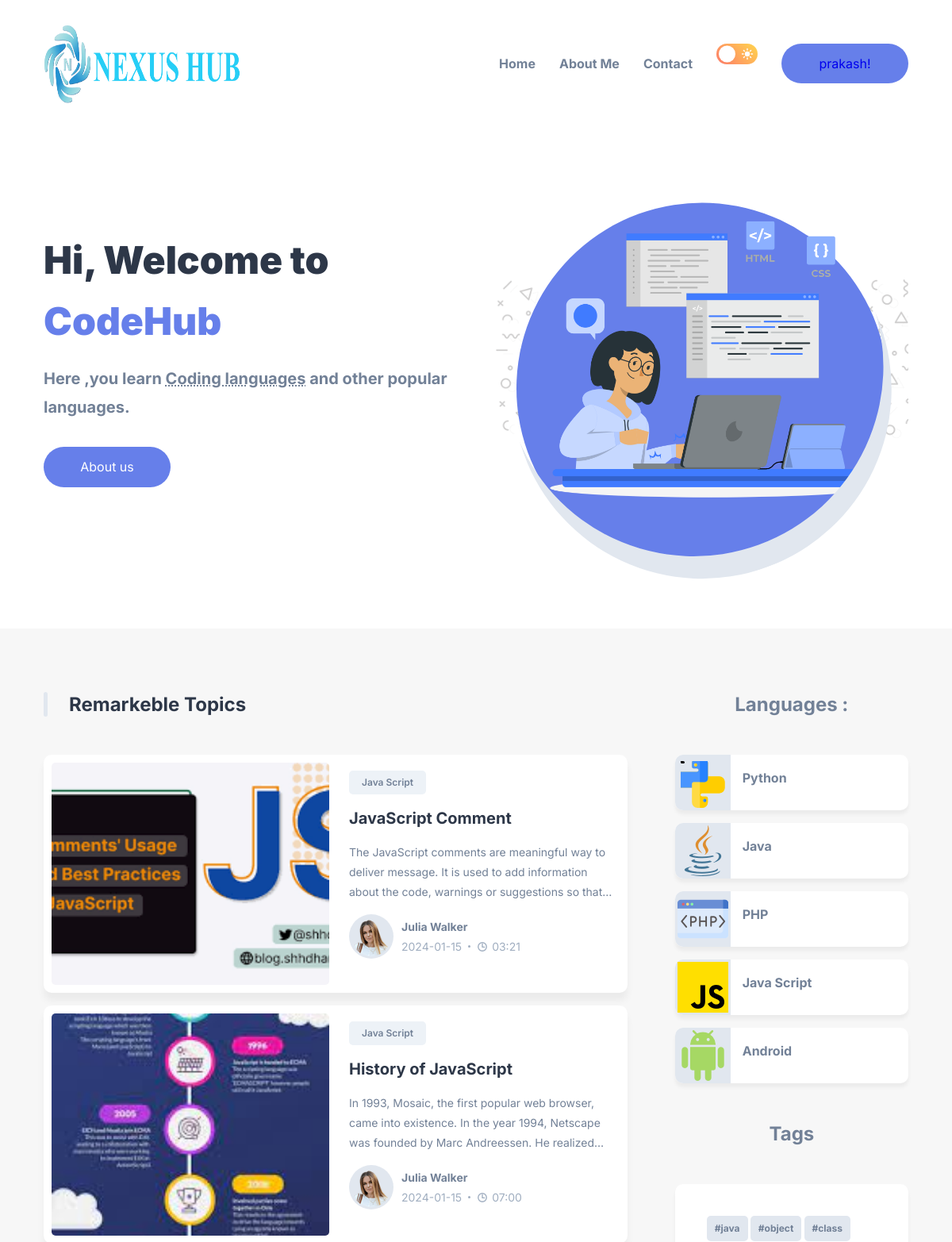
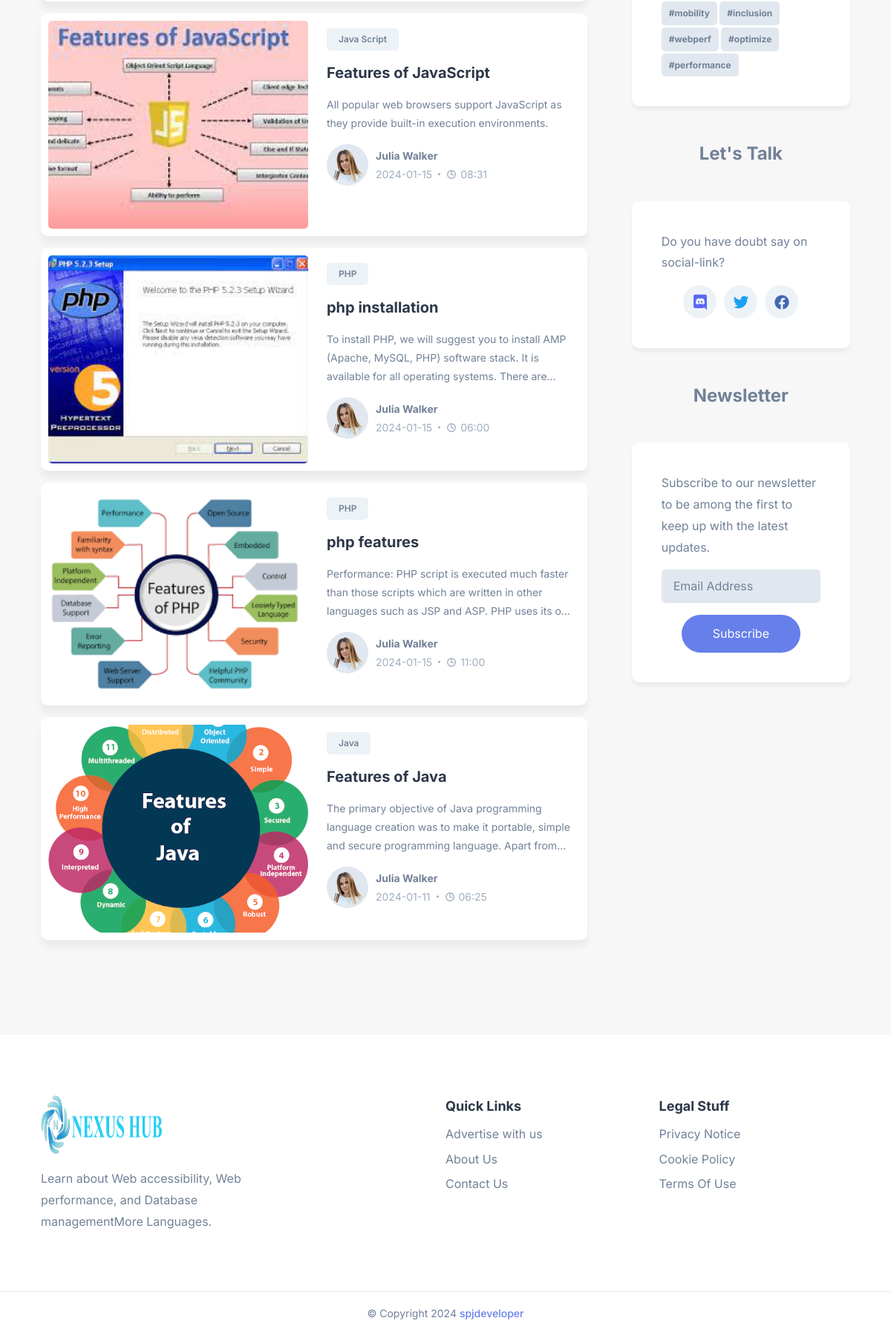
The app's page /programming_home.php (signed in) with its own data (2 pictures, top to bottom).
### tables this page shows
CREATE TABLE `category` (
  `cat_id` int(11) NOT NULL,
  `cat_name` varchar(50) NOT NULL,
  `mid` int(11) NOT NULL,
  `cat_photo` varchar(30) NOT NULL
);

CREATE TABLE `item` (
  `id` int(20) NOT NULL,
  `title` varchar(50) NOT NULL,
  `description` text NOT NULL,
  `content` text NOT NULL,
  `photopath` text NOT NULL,
  `videopath` text NOT NULL,
  `test_link` text NOT NULL,
  `publish_by` text NOT NULL,
  `publish_date` date NOT NULL,
  `module_id` int(11) NOT NULL,
  `category` int(50) NOT NULL,
  `keywords` varchar(50) NOT NULL,
  `time` time NOT NULL
);

### programming_home.php (the view, shortened to what this page needs)
<?php
include './database/db.php';
$db = new DB();
$db->session_check();
?>
<!DOCTYPE html>
<html lang="en">
<head>
  <link rel="stylesheet" href="css/programming_style.css">
</head>
<body class="light-theme">
  <header>
    <div class="container">
      <nav class="navbar">
        <a href="index.php">
          <img src="images/logo_name.png" alt="website's logo" width="250" height="100" class="logo-light">
        </a>
        <div class="flex-wrapper">
          <ul class="desktop-nav">
            <li>
              <a href="index.php" class="nav-link">Home</a>
            </li>
            <li>
              <a href="#" class="nav-link">About Me</a>
            </li>
            <li>
              <a href="#" class="nav-link">Contact</a>
            </li>
          </ul>
          <button class="theme-btn theme-btn-desktop light">
            <ion-icon name="moon" class="moon"></ion-icon>
            <ion-icon name="sunny" class="sun"></ion-icon>
          </button>
          <?php
          $db->login_dashboard();
          ?>
        </div>
      </nav>
    </div>
  </header>
  <main>
    <div class="hero">
      <div class="container">
        <div class="left">
          <h1 class="h1">
            Hi, Welcome to <b>CodeHub</b>
          </h1>
          <p class="h3">
            Here ,you learn <abbr title="Accessibility">Coding languages</abbr>
            and other popular languages.
          </p>
          <div class="btn-group">
            <a href="#contact" class="btn btn-primary">About us</a>
          </div>
        </div>
        <div class="right">
          <div class="img-box">
            <img src="images/programming/pro_home.png" alt="home_img" class="hero-img">
            <div class="shape shape-2"></div>
          </div>
        </div>
      </div>
    </div>
    <div class="main">
      <div class="container">
        <div class="blog">
          <h2 class="h2">Remarkeble Topics</h2>
          <div class="blog-card-group">
            <?php
            $data = $db->fetch_items_by_module(4);
            $count = 0;
            foreach ($data as $d) {
              $count += 1;
              if ($count == 7) {
                break;
              }
              $lang_name = $db->find_category_name($d["category"]);
              foreach ($lang_name as $l_name) {
                echo "
                  <div class='blog-card'>
                  <div class='blog-card-banner'>
                  <img src='images/programming/" . $d["photopath"] . "' alt='Building microservices with Dropwizard, MongoDB & Docker'
                  width='250' class='blog-banner-img'>
                  </div>
                  <div class='blog-content-wrapper'>
                  <button class='blog-topic text-tiny'>" . $l_name["cat_name"] . "</button>
                  <h3>
                  <a href='pro_single.php?id=" . $d["id"] . "&name=" . $l_name["cat_name"] . "&c=" . $d["category"] . "' class='h3'>
                  " . $d["title"] . "
                  </a>
                  </h3>
                  <p class='blog-text'>
                  " . $d["description"] . "
                  </p>
                  <div class='wrapper-flex'>
                  <div class='profile-wrapper'>
                  <img src='images/programming/author.png' alt='Julia Walker' width='50'>
                  </div>
                  <div class='wrapper'>
                  <a href='#' class='h4'>Julia Walker</a>
                  <p class='text-sm'>
                  <time datetime='2022-01-17'> " . $d["publish_date"] . "</time>
                  <span class='separator'></span>
                  <ion-icon name='time-outline'></ion-icon>
                  <time datetime='PT3M'>" . date("i:s", strtotime($d["time"])) . "</time>
                  </p>
                  </div>
                  </div>
                  </div>
                  </div>";
              }
            }
            ?>
          </div>
        </div>
        <div class="aside">
          <div class="topics">
            <h2 class="h2">Languages :</h2>
            <?php
            $cat_list = $db->fetch_category_list(4);
            foreach ($cat_list as $cl) {
              $item_id = $db->fetch_items_list($cl["cat_id"]);
              foreach ($item_id as $ci) {
                echo "
                <a href='pro_single.php?id=" . $ci["id"] . "&c=" . $cl["cat_id"] . "' class='topic-btn'>
                <div class='icon-box'>
                  <img src='images/programming/" . $cl["cat_photo"] . "' alt=''>
                </div>
                <p>" . $cl["cat_name"] . "</p>
              </a>
                    ";
                break;
              }
            } ?>
          </div>
          <div class="tags">
            <h2 class="h2">Tags</h2>
            <div class="wrapper">
              <button class="hashtag">#java</button>
              <button class="hashtag">#object</button>
              <button class="hashtag">#class</button>
              <button class="hashtag">#mobility</button>
              <button class="hashtag">#inclusion</button>
              <button class="hashtag">#webperf</button>
              <button class="hashtag">#optimize</button>
              <button class="hashtag">#performance</button>
            </div>
          </div>
          <div class="contact">
            <h2 class="h2">Let's Talk</h2>
            <div class="wrapper">
              <p>
                Do you have doubt say on social-link?
              </p>
              <ul class="social-link">
                <li>
                  <a href="#" class="icon-box discord">
                    <ion-icon name="logo-discord"></ion-icon>
                  </a>
                </li>
                <li>
                  <a href="#" class="icon-box twitter">
                    <ion-icon name="logo-twitter"></ion-icon>
                  </a>
                </li>
                <li>
                  <a href="#" class="icon-box facebook">
                    <ion-icon name="logo-facebook"></ion-icon>
                  </a>
                </li>
              </ul>
            </div>
          </div>
          <div class="newsletter">
            <h2 class="h2">Newsletter</h2>
            <div class="wrapper">
              <p>
                Subscribe to our newsletter to be among the first to keep up with the latest updates.
              </p>
              <form action="#">
                <input type="email" name="email" placeholder="Email Address" required>
                <button type="submit" class="btn btn-primary">Subscribe</button>
              </form>
            </div>
          </div>
        </div>
      </div>
    </div>
  </main>
  <footer>
    <div class="container">
      <div class="wrapper">
        <a href="#" class="footer-logo">
          <img src="images/logo_name.png" alt="website's Logo" width="165" height="80" class="logo-light">
        </a>
        <p class="footer-text">
          Learn about Web accessibility, Web performance, and Database managementMore Languages.
        </p>
      </div>
      <div class="wrapper">
        <p class="footer-title">Quick Links</p>
        <ul>
          <li>
            <a href="#" class="footer-link">Advertise with us</a>
          </li>
          <li>
            <a href="#" class="footer-link">About Us</a>
          </li>
          <li>
            <a href="#" class="footer-link">Contact Us</a>
          </li>
        </ul>
      </div>
      <div class="wrapper">
        <p class="footer-title">Legal Stuff</p>
        <ul>
          <li>
            <a href="#" class="footer-link">Privacy Notice</a>
          </li>
          <li>
            <a href="#" class="footer-link">Cookie Policy</a>
          </li>
          <li>
            <a href="#" class="footer-link">Terms Of Use</a>
          </li>
        </ul>
      </div>
    </div>
    <p class="copyright">
      &copy; Copyright 2024 <a href="#">spjdeveloper</a>
    </p>
  </footer>
</body>
</html>

### database/db.php (shortened to what this page needs)
<?php
class DB
{
    public $sname = "localhost";
    public $uname = "root";
    public $password = "";
    public $db_name = "nexushub";
    public $conn;
    function login_dashboard()
    {
        if (empty($_SESSION["username"]) || $_SESSION["username"] == '') {
            echo " <button class='btn btn-primary'><a href='login_regs.php'>Join Me !</a></button>";
        } else {
            echo " <button class='btn btn-primary'><a href='dashboard.php'>" . $_SESSION["username"] . "!</a> </button>";
        }
    }
    function connect_DB()
    {
        $this->conn = mysqli_connect($this->sname, $this->uname, $this->password, $this->db_name);
        return true;
    }
    function fetchData($query)
    {
        $result = mysqli_query($this->conn, $query);
        $ldata = [];
        while ($row = mysqli_fetch_array($result)) {
            array_push($ldata, $row);
        }
        return $ldata;
    }
    function fetch_items_by_module($mid)
    {
        if ($this->connect_DB()) {
            $query = "SELECT * FROM `item` WHERE `module_id`=$mid ORDER BY `id` DESC";
            return $this->fetchData($query);
        }
    }
    function find_category_name($cid)
    {
        if ($this->connect_DB()) {
            $query = "SELECT * FROM `category` WHERE `cat_id`= " . $cid;
            return $this->fetchData($query);
        }
    }
    function fetch_items_list($cid)
    {
        if ($this->connect_DB()) {
            $query = "SELECT * FROM `item` WHERE `category`= " . $cid;
            return $this->fetchData($query);
        }
    }
    function fetch_category_list($id)
    {
        if ($this->connect_DB()) {
            $query = "SELECT * FROM `category` WHERE `mid`= " . $id;
            return $this->fetchData($query);
        }
    }
}

### records on screen
item: title "JavaScript Comment", description "The JavaScript comments are meaningful way to deliver message. It is used to add information about the code, warnings or suggestions so…", publish_date "2024-01-15", time "03:21"
category: item.photopath (picture), cat_name "Java Script"
item: title "History of JavaScript", description "In 1993, Mosaic, the first popular web browser, came into existence. In the year 1994, Netscape was founded by Marc Andreessen. He…", publish_date "2024-01-15", time "07:00"
item: title "Features of JavaScript", description "All popular web browsers support JavaScript as they provide built-in execution environments.", publish_date "2024-01-15", time "08:31"
item: title "php installation", description "To install PHP, we will suggest you to install AMP (Apache, MySQL, PHP) software stack. It is available for all operating systems. There…", publish_date "2024-01-15", time "06:00"
category: item.photopath (picture), cat_name "PHP"
item: title "php features", description "Performance: PHP script is executed much faster than those scripts which are written in other languages such as JSP and ASP. PHP uses its…", publish_date "2024-01-15", time "11:00"
item: title "Features of Java", description "The primary objective of Java programming language creation was to make it portable, simple and secure programming language. Apart…", publish_date "2024-01-11", time "06:25"
category: item.photopath (picture), cat_name "Java"
item: category.cat_photo (picture), category.cat_name "Python"
item: category.cat_photo (picture), category.cat_name "Java"
item: category.cat_photo (picture), category.cat_name "PHP"
item: category.cat_photo (picture), category.cat_name "Java Script"
item: category.cat_photo (picture), category.cat_name "Android"

### other values on screen
$_SESSION["username"] "prakash"
